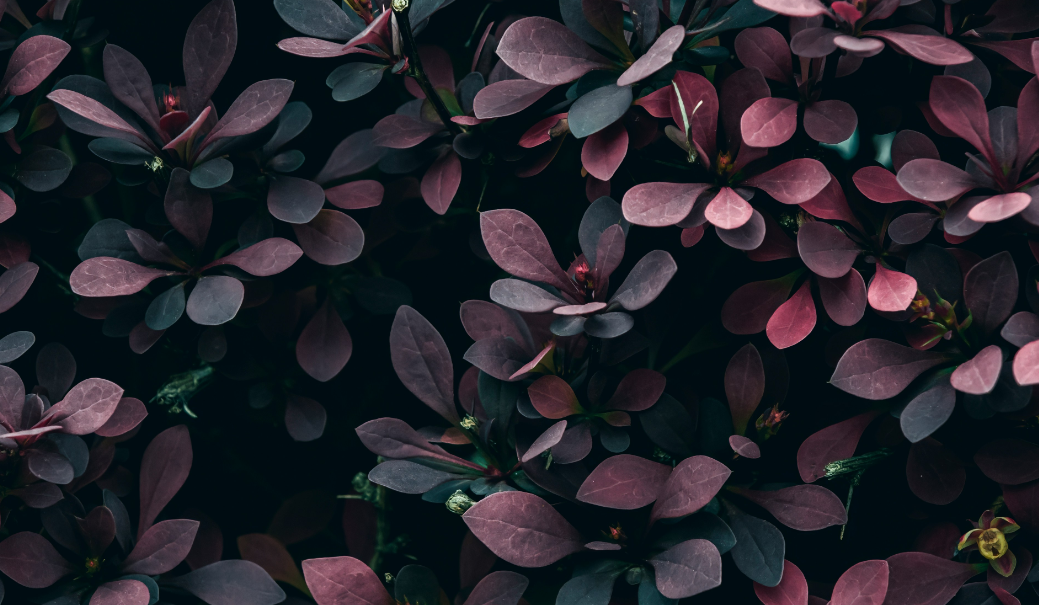
#> input picture images/berry.png, 1039 x 605 px, found by its file name
$ python assignment_12.py
#> lines starting #> are read from the running program, lines starting #| are printed output that depends on the picture
import heapq
import numpy as np
import matplotlib.pyplot as plt
from collections import Counter, namedtuple
from PIL import Image


class Node(namedtuple("Node", ["value", "freq", "left", "right"])):
    def __lt__(self, other):
        return self.freq < other.freq


def make_frequency_dict(data):
    return Counter(data)


def build_huffman_tree(frequency):
    heap = []
    for value in frequency:
        node = Node(value, frequency[value], None, None)
        heapq.heappush(heap, node)

    while len(heap) > 1:
        left = heapq.heappop(heap)
        right = heapq.heappop(heap)
        merged = Node(None, left.freq + right.freq, left, right)
        heapq.heappush(heap, merged)

    return heapq.heappop(heap)


def generate_codes(root):
    codes = {}
    reverse_mapping = {}

    def make_codes_helper(node, current_code):
        if node is None:
            return
        if node.value is not None:
            codes[node.value] = current_code
            reverse_mapping[current_code] = node.value
            return
        make_codes_helper(node.left, current_code + "0")
        make_codes_helper(node.right, current_code + "1")

    make_codes_helper(root, "")
    return codes, reverse_mapping


def encode_data(data, codes):
    encoded_text = ""
    for item in data:
        encoded_text += codes[item]
    return encoded_text


def pad_encoded_data(encoded_text):
    extra_padding = 8 - len(encoded_text) % 8
    encoded_text += "0" * extra_padding
    padded_info = "{0:08b}".format(extra_padding)
    return padded_info + encoded_text


def get_byte_array(padded_encoded_text):
    b = bytearray()
    for i in range(0, len(padded_encoded_text), 8):
        byte = padded_encoded_text[i : i + 8]
        b.append(int(byte, 2))
    return b


def remove_padding(padded_encoded_data):
    padded_info = padded_encoded_data[:8]
    extra_padding = int(padded_info, 2)
    encoded_text = padded_encoded_data[8:]
    return encoded_text[:-extra_padding]


def decode_data(encoded_text, reverse_mapping):
    current_code = ""
    decoded_data = []
    for bit in encoded_text:
        current_code += bit
        if current_code in reverse_mapping:
            decoded_data.append(reverse_mapping[current_code])
            current_code = ""
    return decoded_data


def huffman_compress(image_array):
    flat_data = image_array.flatten()
    frequency = make_frequency_dict(flat_data)
    root = build_huffman_tree(frequency)
    codes, reverse_mapping = generate_codes(root)

    encoded_data = encode_data(flat_data, codes)
    padded_encoded_data = pad_encoded_data(encoded_data)
    compressed_data = get_byte_array(padded_encoded_data)

    return (
        compressed_data,
        codes,
        reverse_mapping,
        len(flat_data) * 8,
        len(padded_encoded_data),
    )


def huffman_decompress(compressed_data, reverse_mapping, original_shape):
    bit_string = ""
    for byte in compressed_data:
        bits = bin(byte)[2:].rjust(8, "0")
        bit_string += bits

    encoded_text = remove_padding(bit_string)
    decoded_data = decode_data(encoded_text, reverse_mapping)
    return np.array(decoded_data, dtype=np.uint8).reshape(original_shape)


image_path = "images/berry.png"
img = Image.open(image_path).convert("L")
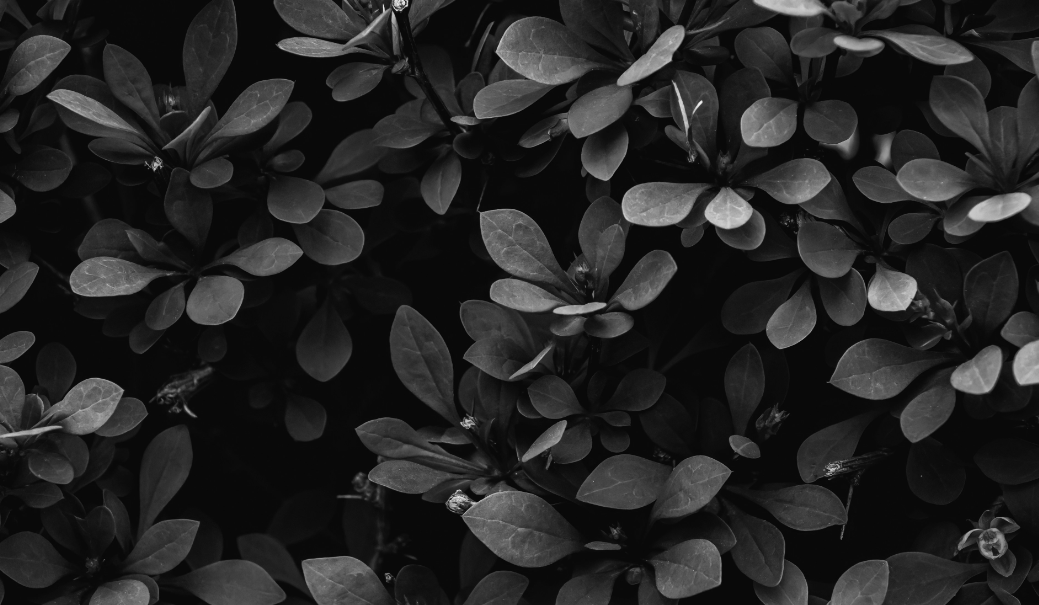
#> img: PIL image 1039x605 L; min 7, max 241, mean 35.7
image_array = np.array(img)

# Compress the image
compressed_data, codes, reverse_mapping, original_bits, compressed_bits = (
    huffman_compress(image_array)
)
#> in huffman_compress, `frequency = make_frequency_dict(flat_data)`: frequency = 226 items
#> the loop in build_huffman_tree, `for value in frequency:` made 226 passes
#> value on passes 1 to 3: 49, 43, 41
#> the loop in encode_data, `for item in data:` made 628595 passes
#> item on passes 6 to 8: 34, 33, 37
#> codes = 226 items; reverse_mapping = 226 items; original_bits = 5028760; compressed_bits = 3619464

# Decompress the image
decompressed_image = huffman_decompress(
    compressed_data, reverse_mapping, image_array.shape
)
#> after the loop in decode_data, `for bit in encoded_text:`: current_code = ''; decoded_data = 628595 items

# Calculate compression ratio
compression_ratio = original_bits / compressed_bits
#> compression_ratio = 1.39
print(f"Original size: {original_bits} bits")
#| Original size: 5028760 bits
print(f"Compressed size: {compressed_bits} bits")
#| Compressed size: 3619464 bits
print(f"Compression Ratio: {compression_ratio:.2f}")
#| Compression Ratio: 1.39

# Display results
fig, axes = plt.subplots(1, 2, figsize=(10, 5))
axes[0].imshow(image_array, cmap="gray")
axes[0].set_title("Original Image")
axes[0].axis("off")

axes[1].imshow(decompressed_image, cmap="gray")
axes[1].set_title("Reconstructed Image")
axes[1].axis("off")

plt.tight_layout()
plt.savefig("images/output/huffman_result.png", dpi=300)
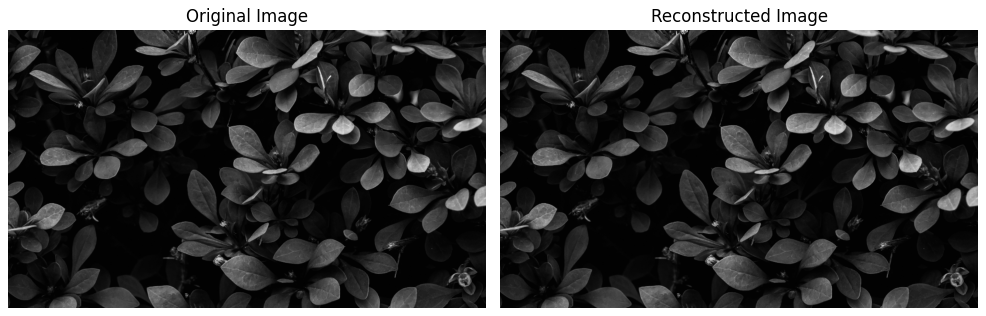
#> figure drawn by matplotlib, 2 panels
plt.show()
